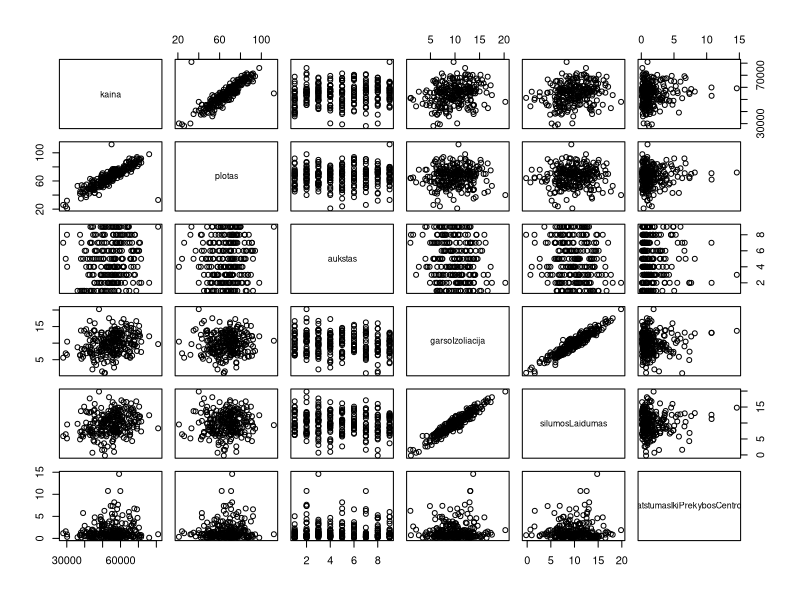
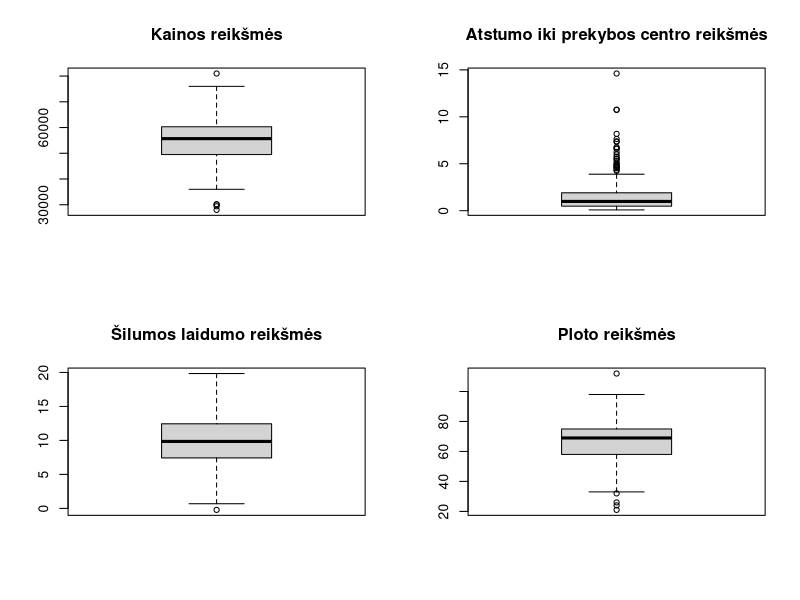
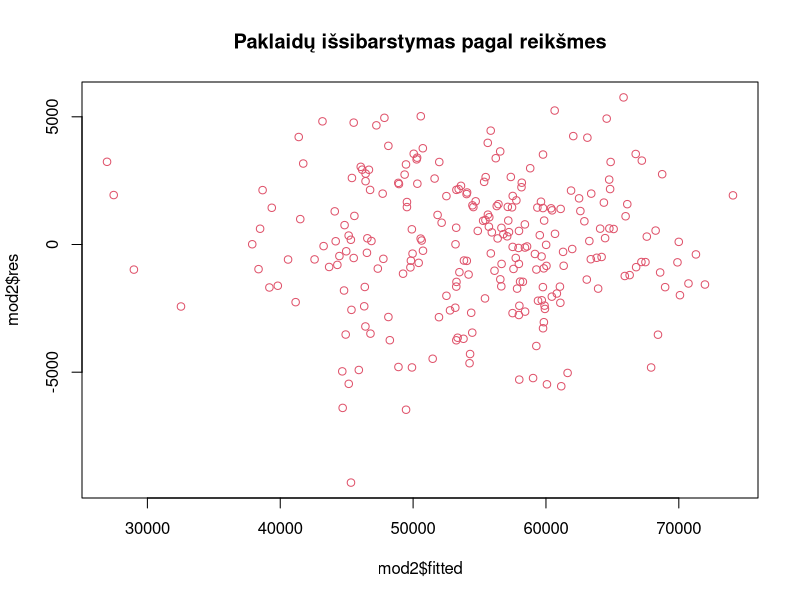
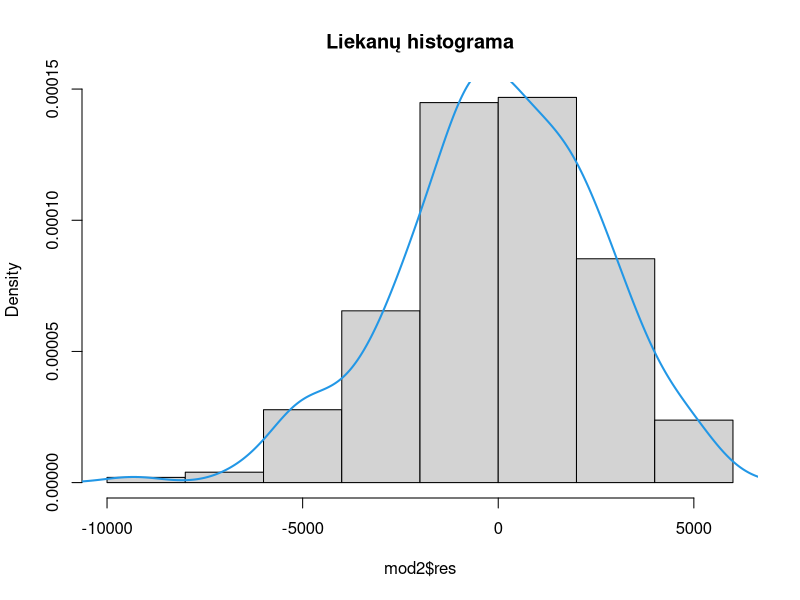

The R source for these figures, in order:
## ---- chunk 1
setwd("~/Econometrics/task4")
datafull<-read.csv2("data.csv") 
head(datafull)
plot(datafull)
## ---- chunk 2
cor(datafull)
## ---- chunk 3
datafull$garsoIzoliacija<-NULL
## ---- chunk 4
par(mfrow=c(2,2)) #susikuriamas grafinis parametras (2x2 grafikai)
boxplot(datafull$kaina, main="Kainos reikšmės")
boxplot(datafull$atstumasIkiPrekybosCentro, main="Atstumo iki prekybos centro reikšmės")
boxplot(datafull$silumosLaidumas, main="Šilumos laidumo reikšmės")
boxplot(datafull$plotas, main="Ploto reikšmės")

## ---- chunk 5
modIsskirtims<-lm(kaina~plotas, datafull)
summary(influence.measures(modIsskirtims)) #253, 254 -isskirtis, su kitais nera
data<-datafull[-c(253,254),] #Atnaujinti duomenys, tinkami modelių kūrimui
## ---- chunk 6
mod1<-lm(kaina~+plotas+aukstas+silumosLaidumas+atstumasIkiPrekybosCentro, data)
summary(mod1)$coefficients
## ---- chunk 7
mod2<-update(mod1, kaina~plotas+aukstas+silumosLaidumas)
summary(mod2)
## ---- chunk 8
(summary(mod2))$r.squared #Kuo arčiau 1, tuo modelis patikimesnis. 
AIC(mod2)
## ---- chunk 9
library("car")# "car" bibliotekoje yra vif ir ncvTest
vif(mod2)
## ---- chunk 10
par(mfrow=c(1,1))
plot(mod2$res~mod2$fitted, main="Paklaidų išsibarstymas pagal reikšmes", col=2)
## ---- chunk 11
ncvTest(mod2)
## ---- chunk 12
histmod2<-hist(mod2$res, probability=TRUE, main="Liekanų histograma") #išbrėžiama histograma
lines(density(mod2$res), col=4, lwd=2) #liekanų tankio grafikas
## ---- chunk 13
shapiro.test(mod2$res) #testas, kuris nustato liekanų normalumą
## ---- chunk 14
durbinWatsonTest(mod2)
